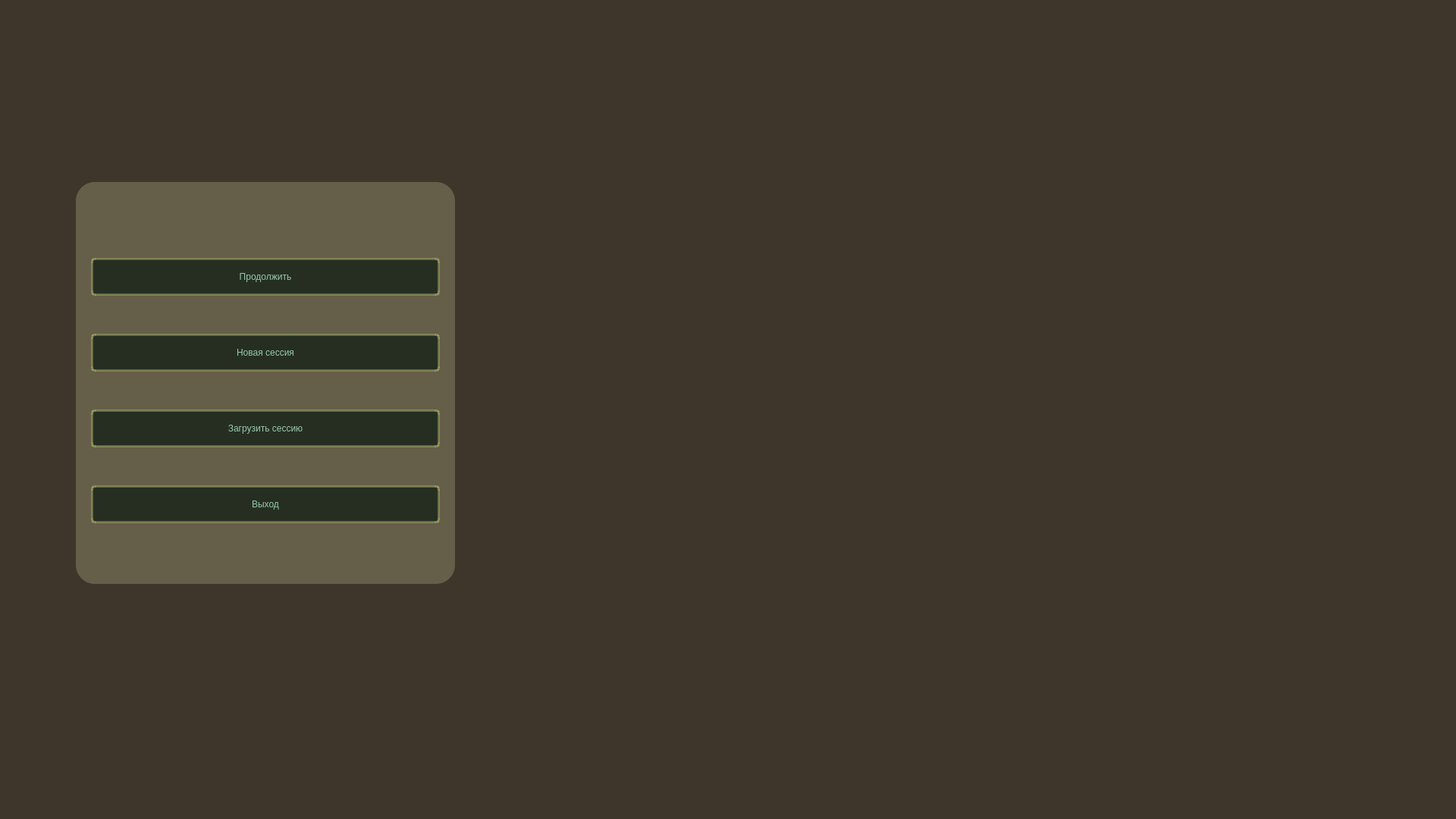
<?xml version="1.0" encoding="UTF-8"?>
<ui version="4.0">
 <class>Vxod</class>
 <widget class="QWidget" name="Vxod">
  <property name="geometry">
   <rect>
    <x>0</x>
    <y>0</y>
    <width>1920</width>
    <height>1080</height>
   </rect>
  </property>
  <property name="minimumSize">
   <size>
    <width>1920</width>
    <height>1080</height>
   </size>
  </property>
  <property name="maximumSize">
   <size>
    <width>1920</width>
    <height>1080</height>
   </size>
  </property>
  <property name="windowTitle">
   <string>Form</string>
  </property>
  <property name="styleSheet">
   <string notr="true">background-color: rgb(63, 54, 43);</string>
  </property>
  <widget class="QLabel" name="label">
   <property name="geometry">
    <rect>
     <x>0</x>
     <y>0</y>
     <width>1920</width>
     <height>1080</height>
    </rect>
   </property>
   <property name="styleSheet">
    <string notr="true">border-image: url(&quot;/home/dis/Документы/sharag/sh3_2/мдк 02/kod/dnd/picture/forest1.jpg&quot;) 0 0 0 0 stretch stretch</string>
   </property>
   <property name="text">
    <string/>
   </property>
  </widget>
  <widget class="QPushButton" name="btm_prodolj">
   <property name="geometry">
    <rect>
     <x>120</x>
     <y>340</y>
     <width>460</width>
     <height>50</height>
    </rect>
   </property>
   <property name="styleSheet">
    <string notr="true">border: 3px solid;
border-radius: 5px;
border-color: rgba(192, 200, 115,100);
background-color: rgba(23, 35, 25, 205);
color: rgb(151, 202, 171);
font: 500 italic 20pt &quot;Z003 [urw]&quot;;</string>
   </property>
   <property name="text">
    <string>Продолжить</string>
   </property>
  </widget>
  <widget class="QPushButton" name="btm_new_sessia">
   <property name="geometry">
    <rect>
     <x>120</x>
     <y>440</y>
     <width>460</width>
     <height>50</height>
    </rect>
   </property>
   <property name="styleSheet">
    <string notr="true">border: 3px solid;
font: 500 italic 20pt &quot;Z003 [urw]&quot;;
border-radius: 5px;
border-color: rgba(192, 200, 115,100);
background-color: rgba(23, 35, 25, 205);
color: rgb(151, 202, 171);</string>
   </property>
   <property name="text">
    <string>Новая сессия</string>
   </property>
  </widget>
  <widget class="QPushButton" name="btm_exit">
   <property name="geometry">
    <rect>
     <x>120</x>
     <y>640</y>
     <width>460</width>
     <height>50</height>
    </rect>
   </property>
   <property name="styleSheet">
    <string notr="true">border: 3px solid;
font: 500 italic 20pt &quot;Z003 [urw]&quot;;
border-radius: 5px;
border-color: rgba(192, 200, 115,100);
background-color: rgba(23, 35, 25, 205);
color: rgb(151, 202, 171);</string>
   </property>
   <property name="text">
    <string>Выход</string>
   </property>
  </widget>
  <widget class="QPushButton" name="btm_zagruz_sessiu">
   <property name="geometry">
    <rect>
     <x>120</x>
     <y>540</y>
     <width>460</width>
     <height>50</height>
    </rect>
   </property>
   <property name="styleSheet">
    <string notr="true">border: 3px solid;
font: 500 italic 20pt &quot;Z003 [urw]&quot;;
border-radius: 5px;
border-color: rgba(192, 200, 115,100);
background-color: rgba(23, 35, 25, 205);
color: rgb(151, 202, 171);</string>
   </property>
   <property name="text">
    <string>Загрузить сессию</string>
   </property>
  </widget>
  <widget class="QLabel" name="label_2">
   <property name="geometry">
    <rect>
     <x>100</x>
     <y>240</y>
     <width>500</width>
     <height>530</height>
    </rect>
   </property>
   <property name="styleSheet">
    <string notr="true">background-color: rgba(241, 243, 181, 55);
border-radius: 25px;</string>
   </property>
   <property name="text">
    <string/>
   </property>
  </widget>
  <zorder>label</zorder>
  <zorder>label_2</zorder>
  <zorder>btm_prodolj</zorder>
  <zorder>btm_new_sessia</zorder>
  <zorder>btm_zagruz_sessiu</zorder>
  <zorder>btm_exit</zorder>
 </widget>
 <resources/>
 <connections/>
</ui>
